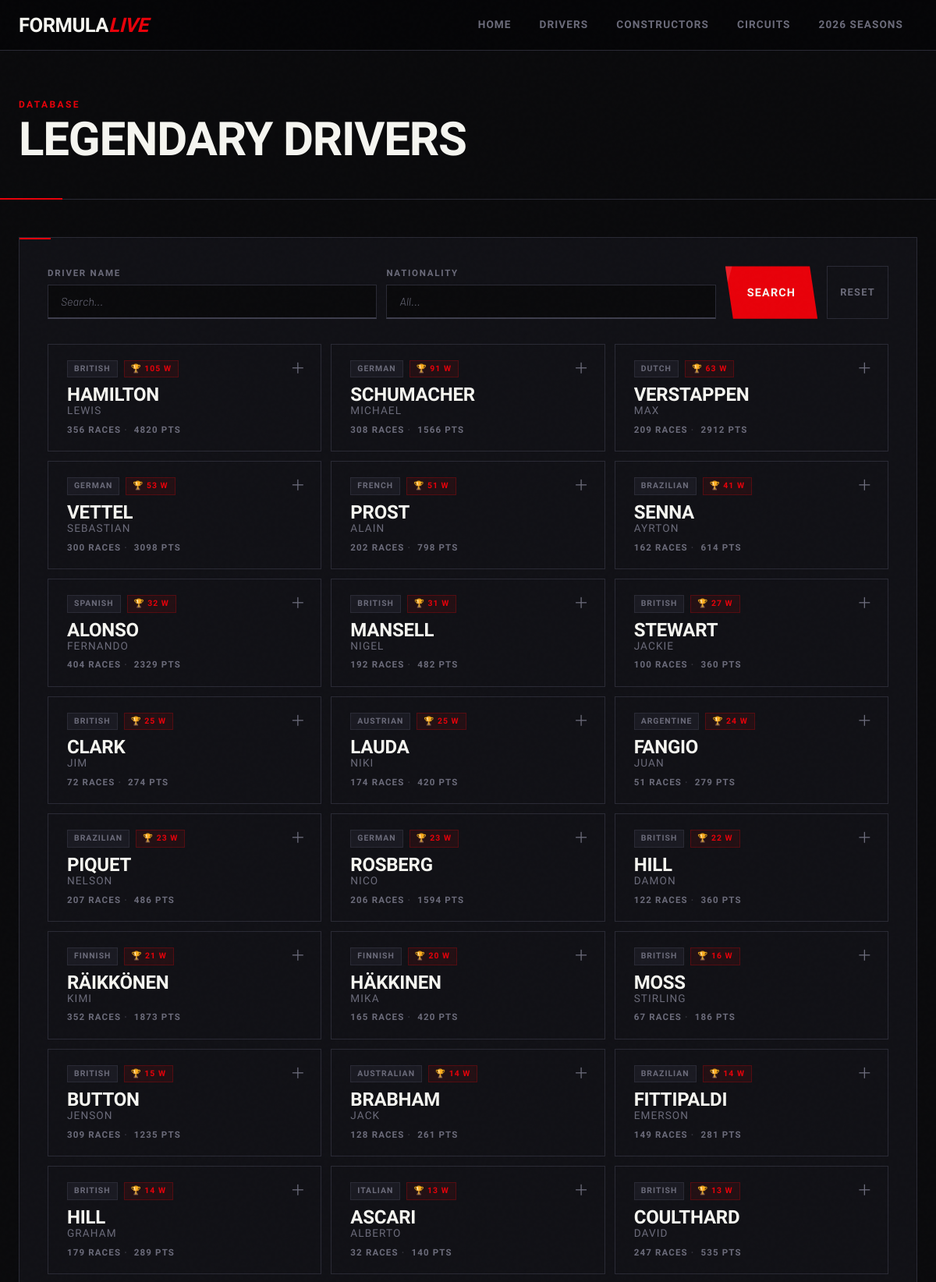
The page /drivers.php (upper part) on the database its author committed.
### tables this page shows
CREATE TABLE IF NOT EXISTS `drivers` (
	`id` INTEGER UNSIGNED NOT NULL AUTO_INCREMENT,
	`number` TINYINT,
	`forename` VARCHAR(255),
	`surname` VARCHAR(255),
	`dob` DATE,
	`nationality` VARCHAR(255),
	PRIMARY KEY(`id`)
);

### www/drivers.php (the view, shortened to what this page needs)
<?php
require_once 'db.php';
require_once 'includes/header.php';
$name        = $_GET['search_name'] ?? '';
$nationality = $_GET['search_nationality'] ?? '';
$sql = "
    SELECT d.*,
        COUNT(DISTINCT r.id)                                     AS total_races,
        SUM(CASE WHEN res.positionOrder = 1 THEN 1 ELSE 0 END)  AS wins,
        SUM(CASE WHEN res.positionOrder <= 3 THEN 1 ELSE 0 END) AS podiums,
        SUM(CASE WHEN res.rank = 1 THEN 1 ELSE 0 END)           AS fastest_laps,
        ROUND(SUM(res.points), 0)                               AS total_points,
        MIN(r.year) AS first_year, MAX(r.year) AS last_year,
        GROUP_CONCAT(DISTINCT c.name ORDER BY c.name SEPARATOR '||') AS teams
    FROM drivers d
    LEFT JOIN results res ON d.id = res.driverId
    LEFT JOIN races r     ON res.raceId = r.id
    LEFT JOIN constructors c ON res.constructorId = c.id
    WHERE (d.forename LIKE :name OR d.surname LIKE :name)
";
$params = ['name' => "%$name%"];
$sql .= " GROUP BY d.id ORDER BY wins DESC, d.surname ASC LIMIT 60";
$stmt = $pdo->prepare($sql); $stmt->execute($params);
$drivers = $stmt->fetchAll();
?>
<div class="page-header container">
    <h1><span class="eyebrow">Database</span>Legendary Drivers</h1>
</div>
<div class="container">
<section class="card">
    <form method="GET" class="filter-form">
        <div class="filter-group">
            <label>Driver Name</label>
            <input type="text" name="search_name" placeholder="Search..." value="<?= htmlspecialchars($name) ?>">
        </div>
        <div class="filter-group">
            <label>Nationality</label>
            <input type="text" name="search_nationality" list="list-nationalities" placeholder="All..." value="<?= htmlspecialchars($nationality) ?>">
        </div>
        <button type="submit" class="btn-primary">Search</button>
        <a href="drivers.php" class="btn-reset">Reset</a>
    </form>
    <?php if (count($drivers) > 0): ?>
    <div class="drivers-grid">
        <?php foreach($drivers as $d):
        ?>
        <div class="driver-card" onclick="toggleDriver(this)">
            <div class="driver-card-top">
                <div class="driver-card-meta">
                    <span class="driver-nat-badge"><?= htmlspecialchars($d['nationality']) ?></span>
                    <?php if ($d['wins'] > 0): ?><span class="driver-wins-badge">🏆 <?= $d['wins'] ?> W</span><?php endif; ?>
                </div>
                <div class="driver-card-name">
                    <span class="driver-surname"><?= htmlspecialchars($d['surname']) ?></span>
                    <span class="driver-forename"><?= htmlspecialchars($d['forename']) ?></span>
                </div>
                <div class="driver-card-quick">
                    <span><?= $d['total_races'] ?: '—' ?> races</span><span class="dot">·</span>
                    <span><?= $d['total_points'] ?: '0' ?> pts</span>
                </div>
                <div class="driver-expand-icon">＋</div>
            </div>
        </div>
        <?php endforeach; ?>
    </div>
    <?php else: ?>
        <div class="empty-state"><p>No drivers found.</p></div>
    <?php endif; ?>
</section>
</div>
<?php require_once 'includes/footer.php'; ?>

### rows shown on the page
drivers: nationality "BRITISH", wins "105", surname "HAMILTON", forename "LEWIS", total_races "356", total_points "4820"
drivers: nationality "GERMAN", wins "91", surname "SCHUMACHER", forename "MICHAEL", total_races "308", total_points "1566"
drivers: nationality "DUTCH", wins "63", surname "VERSTAPPEN", forename "MAX", total_races "209", total_points "2912"
drivers: nationality "GERMAN", wins "53", surname "VETTEL", forename "SEBASTIAN", total_races "300", total_points "3098"
drivers: nationality "FRENCH", wins "51", surname "PROST", forename "ALAIN", total_races "202", total_points "798"
drivers: nationality "BRAZILIAN", wins "41", surname "SENNA", forename "AYRTON", total_races "162", total_points "614"
drivers: nationality "SPANISH", wins "32", surname "ALONSO", forename "FERNANDO", total_races "404", total_points "2329"
drivers: nationality "BRITISH", wins "31", surname "MANSELL", forename "NIGEL", total_races "192", total_points "482"
drivers: nationality "BRITISH", wins "27", surname "STEWART", forename "JACKIE", total_races "100", total_points "360"
drivers: nationality "BRITISH", wins "25", surname "CLARK", forename "JIM", total_races "72", total_points "274"
drivers: nationality "AUSTRIAN", wins "25", surname "LAUDA", forename "NIKI", total_races "174", total_points "420"
drivers: nationality "ARGENTINE", wins "24", surname "FANGIO", forename "JUAN", total_races "51", total_points "279"
drivers: nationality "BRAZILIAN", wins "23", surname "PIQUET", forename "NELSON", total_races "207", total_points "486"
drivers: nationality "GERMAN", wins "23", surname "ROSBERG", forename "NICO", total_races "206", total_points "1594"
drivers: nationality "BRITISH", wins "22", surname "HILL", forename "DAMON", total_races "122", total_points "360"
drivers: nationality "FINNISH", wins "21", surname "RÄIKKÖNEN", forename "KIMI", total_races "352", total_points "1873"
drivers: nationality "FINNISH", wins "20", surname "HÄKKINEN", forename "MIKA", total_races "165", total_points "420"
drivers: nationality "BRITISH", wins "16", surname "MOSS", forename "STIRLING", total_races "67", total_points "186"
drivers: nationality "BRITISH", wins "15", surname "BUTTON", forename "JENSON", total_races "309", total_points "1235"
drivers: nationality "AUSTRALIAN", wins "14", surname "BRABHAM", forename "JACK", total_races "128", total_points "261"
drivers: nationality "BRAZILIAN", wins "14", surname "FITTIPALDI", forename "EMERSON", total_races "149", total_points "281"
drivers: nationality "BRITISH", wins "14", surname "HILL", forename "GRAHAM", total_races "179", total_points "289"
drivers: nationality "ITALIAN", wins "13", surname "ASCARI", forename "ALBERTO", total_races "32", total_points "140"
drivers: nationality "BRITISH", wins "13", surname "COULTHARD", forename "DAVID", total_races "247", total_points "535"
